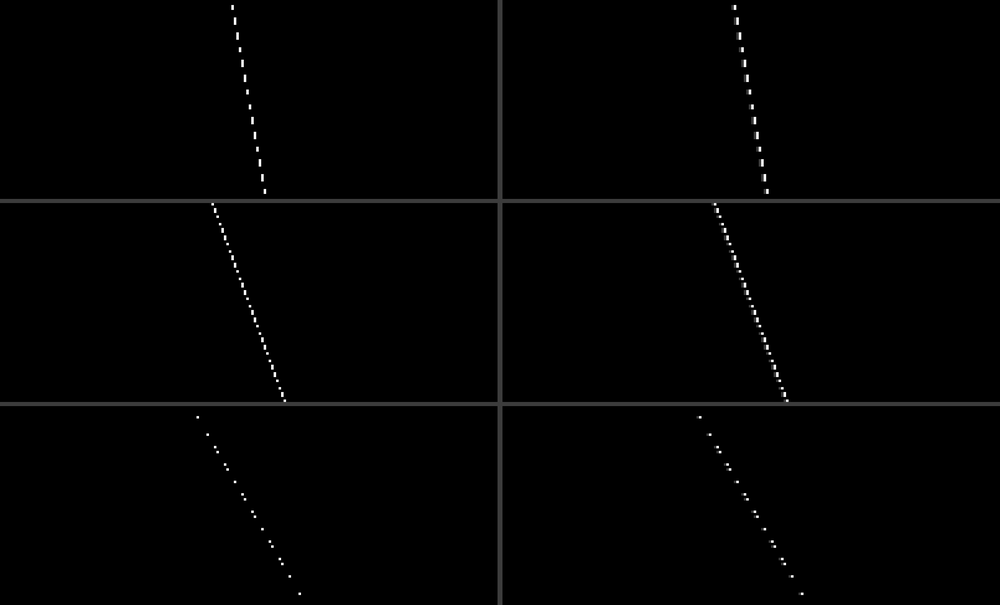
#> input picture FPGA_Ti60_EdgeDetection_Delivery_20261031/03_eval_scripts/aa_compare.png, 1000 x 605 px, shrunk from 2412 x 1460 before the run
$ python -i eval_c3.py   (imports and definitions only)
#> lines starting #> are read from the running program, lines starting #| are printed output that depends on the picture
#> further down, picture is the input picture: shape (605, 1000); min 0, max 255, mean 1.7
# -*- coding: utf-8 -*-
"""eval_c3.py —— C3: PDC-lite 学习式线性混合（5 折交叉拟合）
   特征 f = [|Gx|, |Gy|, max, min, |Lap4|, |Lap8|]（全部在 RTL 中可得）
   拟合：最小二乘 f·w ≈ 人类标注软边界
   评测：NMS → 双阈值滞后 → ODS/OIS/AP（与 C2 同口径）
"""
import sys
import numpy as np
from scipy import ndimage as ndi

import eval_bsds as B
import eval_bsds2 as B2

KX = np.array([[-1., 0., 1.], [-2., 0., 2.], [-1., 0., 1.]])
KY = np.array([[-1., -2., -1.], [0., 0., 0.], [1., 2., 1.]])
L4 = np.array([[0., 1., 0.], [1., -4., 1.], [0., 1., 0.]])
L8 = np.array([[1., 1., 1.], [1., -8., 1.], [1., 1., 1.]])
G3 = np.array([[1., 2., 1.], [2., 4., 2.], [1., 2., 1.]]) / 16.


def feats(img):
    g = ndi.convolve(img, G3, mode="nearest")
    gx = ndi.convolve(g, KX, mode="nearest")
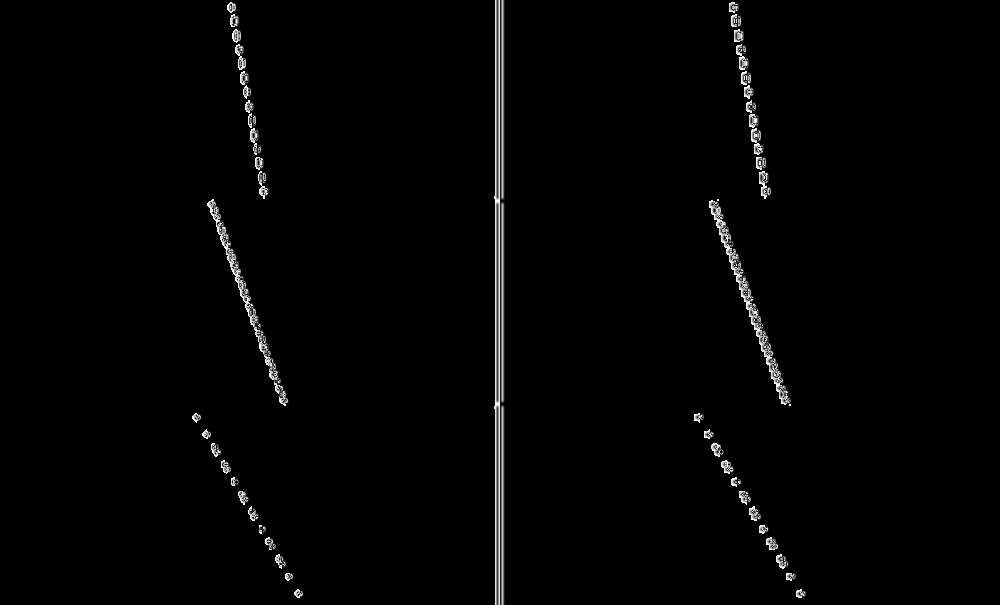
#> gx: shape (605, 1000); min 0, max 255, mean 3.5
    gy = ndi.convolve(g, KY, mode="nearest")
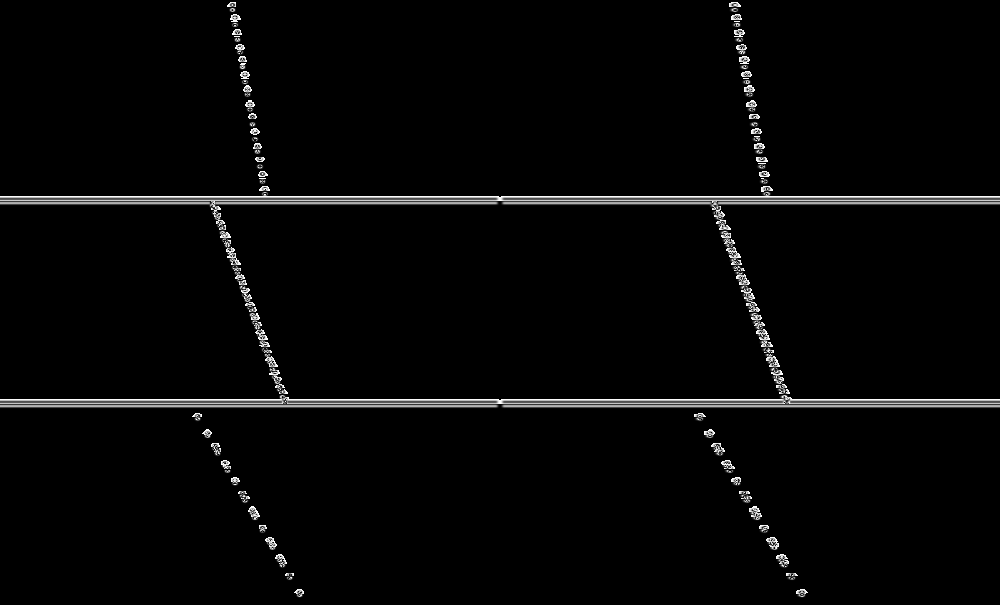
#> gy: shape (605, 1000); min 0, max 255, mean 6.2
    ax, ay = np.abs(gx), np.abs(gy)
    lo = np.minimum(ax, ay)
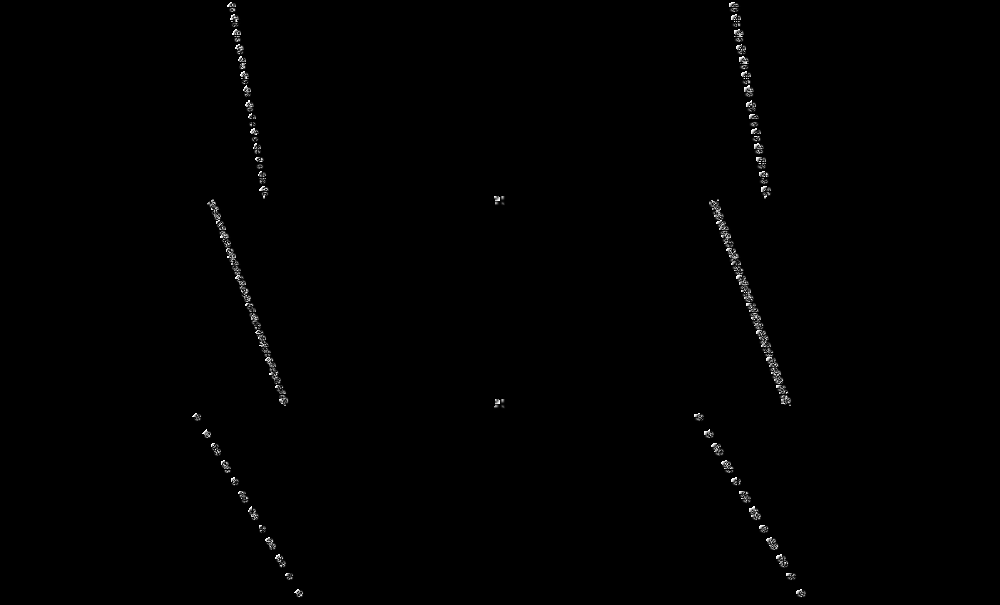
#> lo: shape (605, 1000); min 0, max 255, mean 1.2
    hi = np.maximum(ax, ay)
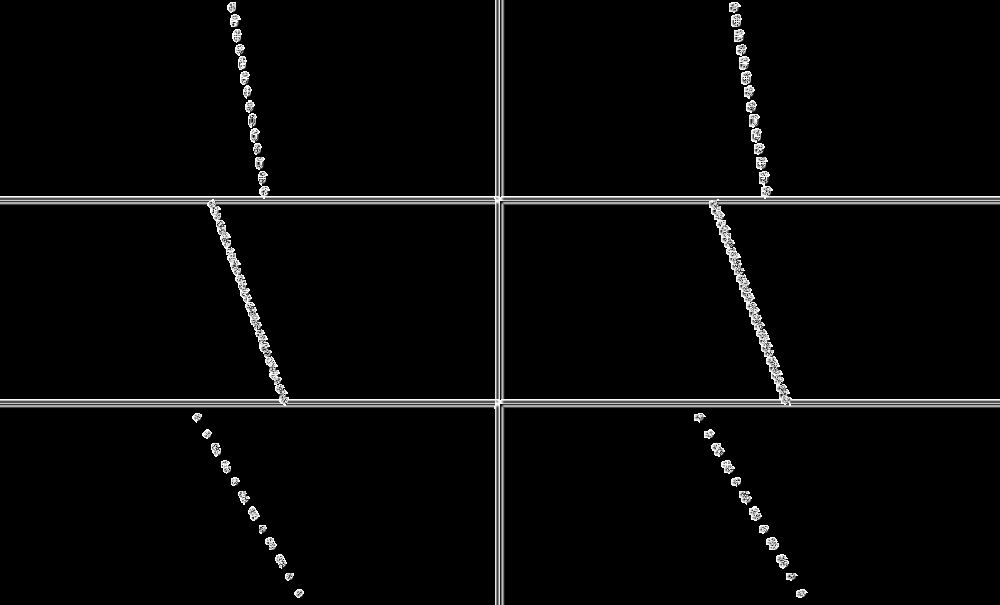
#> hi: shape (605, 1000); min 0, max 255, mean 8.5
    l4 = np.abs(ndi.convolve(g, L4, mode="nearest"))
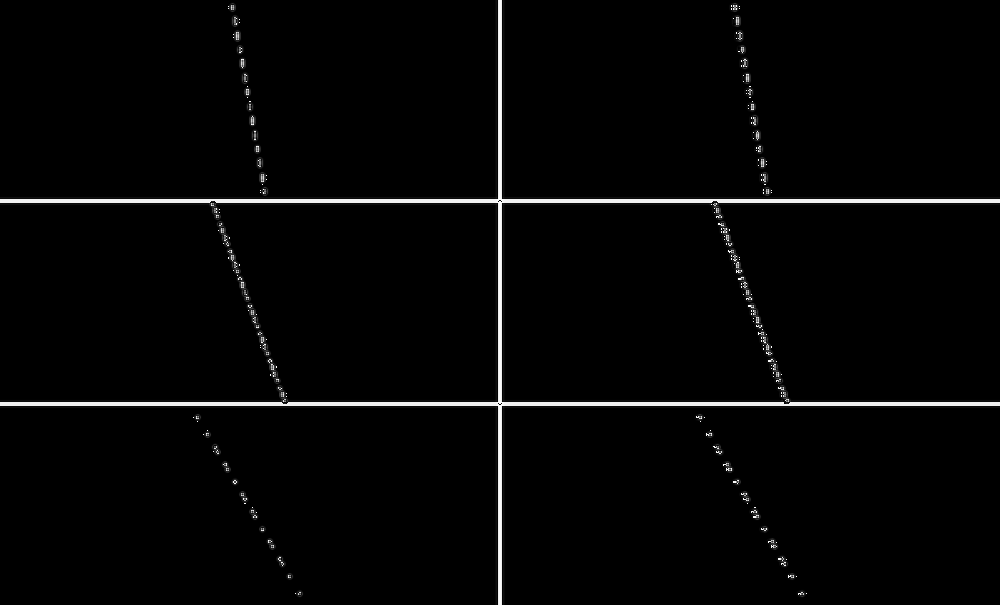
#> l4: shape (605, 1000); min 0, max 255, mean 5.2
    l8 = np.abs(ndi.convolve(g, L8, mode="nearest"))
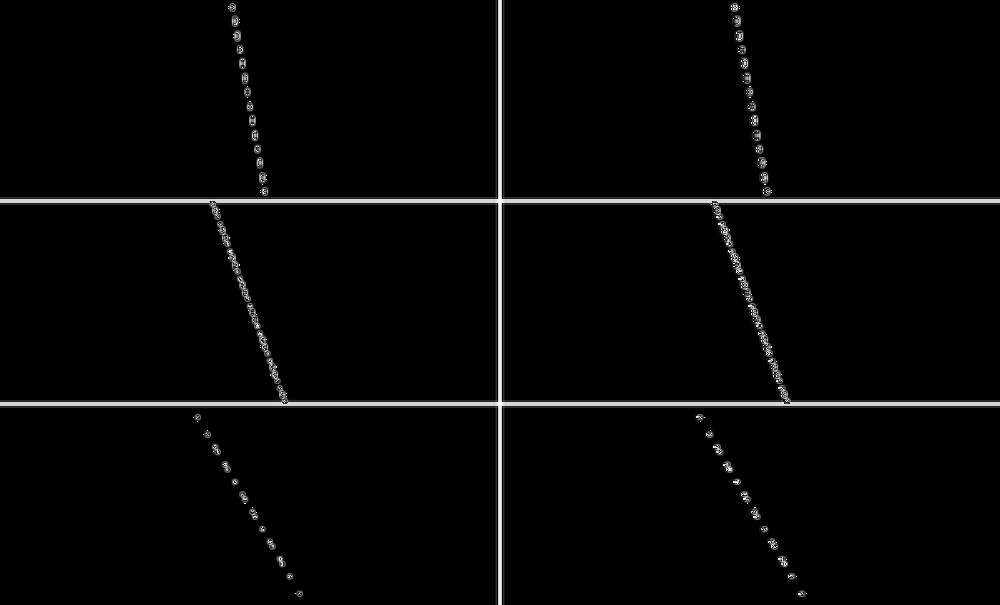
#> l8: shape (605, 1000); min 0, max 255, mean 5.6
    F = np.stack([hi, lo, l4 * 0.5, l8 * 0.25], axis=-1)
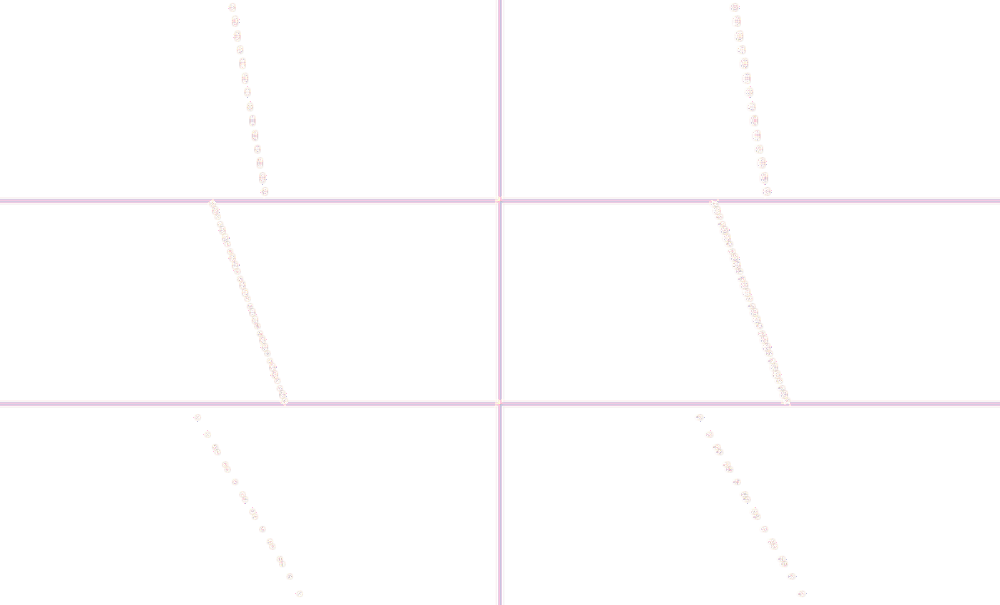
#> F: shape (605, 1000, 4) float64; mean of channels 0, 1, 2, 3 8.5, 1.2, 2.6, 1.4; transparent parts drawn white
    return F


# [77 lines left out: functions nms_from_mag, fit_weights, eval_w, main, not called in this run]


# [2 lines not run here, left out]

>>> import cv2
>>> picture = cv2.imread('aa_compare.png', cv2.IMREAD_GRAYSCALE)
>>> result = feats(picture)
